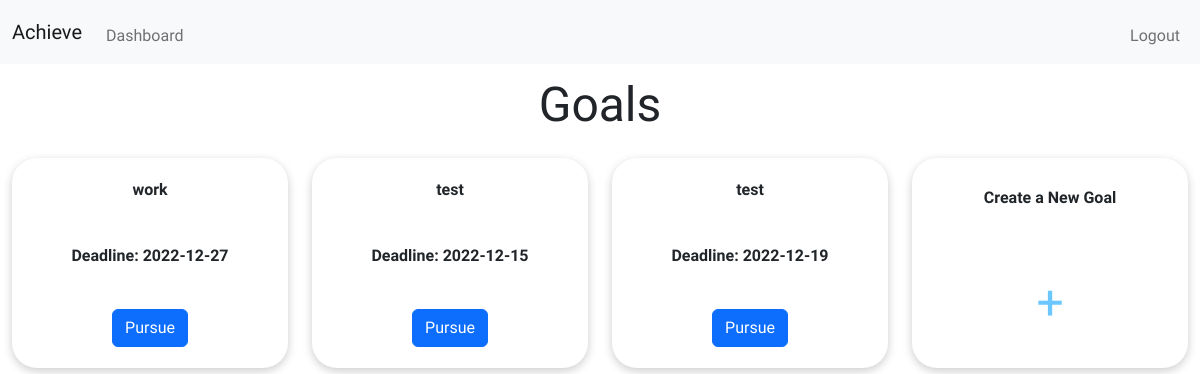
The app's page /dashboard (signed in), older data.
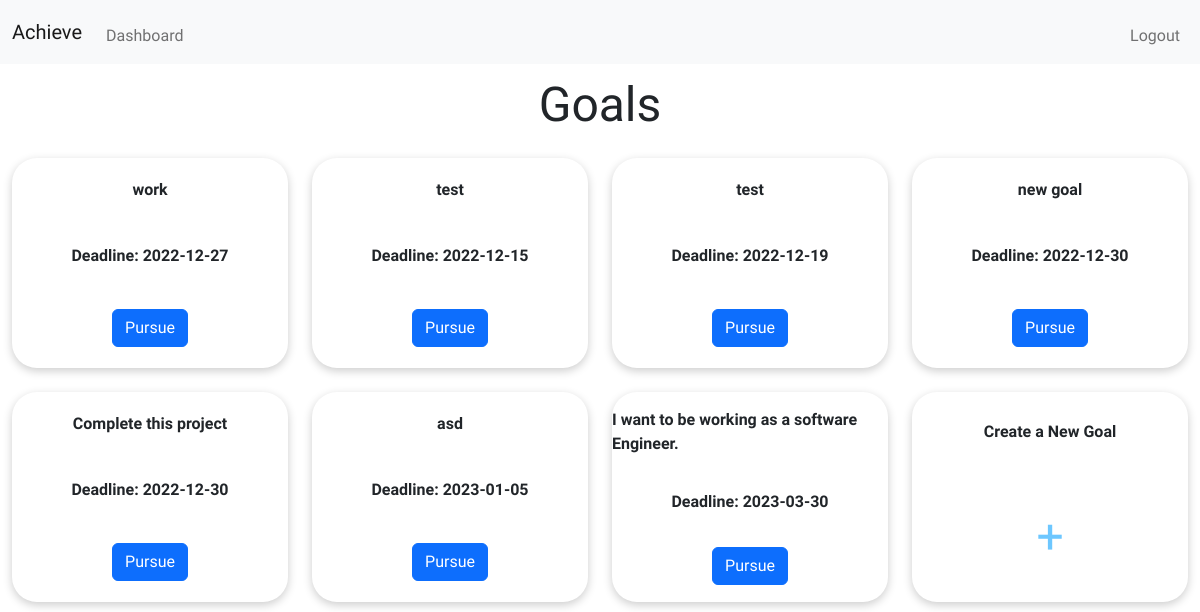
The same page, newer data.
### tables this page shows
CREATE TABLE goal (goal_id INTEGER PRIMARY KEY NOT NULL, goal TEXT NOT NULL, success TEXT NOT NULL, failure TEXT NOT NULL, date_created DATE, deadline DATE, id INTEGER, FOREIGN KEY (id) REFERENCES users(id));

### app.py (the view)
@app.route("/dashboard", methods = ['GET', 'POST'])
def dashboard():
    if session['user_id']:
        rows = db.execute("SELECT goal_id FROM goal WHERE id IN (?)", session["user_id"])
        rows = len(rows)
        goals = db.execute("SELECT goal, deadline, goal_id FROM goal WHERE id IN (?)", session['user_id'])
        return render_template('dashboard.html', rows=rows, goals=goals)
    return redirect('login')

### app.py (called while the page is built)
@app.after_request
def after_request(response):
    response.headers["Cache-Control"] = "no-cache, no-store, must-revalidate"
    response.headers["Expires"] = 0
    response.headers["Pragma"] = "no-cache"
    return response

### templates/dashboard.html (shortened to what this page needs)
{% extends "layout.html" %}
{% block main %}
    <h2 id ="dashboardHead">Goals</h2>
    <section class="dashboardContainer">
        {% for goal in goals %}
        <section class="dashboardChild">
            <span>{{ goal.goal}}</span>
            <span>Deadline: {{goal.deadline}}</span>
            <button data-goal-id="{{ goal.goal_id }}" id="button-{{ loop.index }}" class="btn btn-primary dash">Pursue</a>
        </section>
        {% endfor %}
        <section class="dashboardChild">
            <span>Create a New Goal</span>
            <a href="/create" id="plus">+</a>
        </section>
    </section>
{% endblock %}

### templates/layout.html (shortened to what this page needs)
<!DOCTYPE html>
<html lang="en">
    <head>
            <link href="https://cdn.jsdelivr.net/npm/bootstrap@5.2.2/dist/css/bootstrap.min.css" rel="stylesheet">
            <link rel="stylesheet" href="/static/styles.css">
    </head>
    <body>
        <header>
            <nav class="navbar navbar-expand-lg bg-light">
                <div class="container-fluid">
                    {% if session['user_id'] %}
                    <a class="navbar-brand" href="/dashboard">Achieve</a>
                    {% else %}
                    <a class="navbar-brand" href="/">Achieve</a>
                    {% endif %}
                    <div class="collapse navbar-collapse" id="navbarNav">
                        {% if session['user_id'] %}
                            <ul class="navbar-nav me-auto mt-2">
                                <li class="nav-item"><a class="nav-link " aria-current="page" href="/dashboard">Dashboard</a></li>
                            </ul>
                            <ul class="navbar-nav ms-auto mt-2">
                                <li class="nav-item"><a class="nav-link" href="/logout">Logout</a></li>
                            </ul>
                        {% else %}
                            <ul class="navbar-nav ms-auto mt-2">
                                <li class="nav-item"><a class="nav-link" href="/register">Register</a></li>
                                <li class="nav-item"><a class="nav-link" href="/login">Log In</a></li>
                            </ul>
                        {% endif %}
                  </div>
                </div>
              </nav>
        </header>
        <main>
            {% block main %}
            {% endblock %}
        </main>
    </body>
</html>

### static/styles.css (style rules this page uses)
* { margin: 0; padding: 0; box-sizing: border-box; }
body { font-family: 'Sono', 'Helvetica', sans-serif; min-height: 100vh; width: 100%; }
main { width: 100%; height: 700px; }
#dashboardHead { font-size: 3rem; text-align: center; margin: 1% 0 0 0 ; }
.dashboardContainer { display: flex; height: 100%; width: 100%; flex-flow: row wrap; justify-content: space-around; align-content: flex-start; }
.dashboardContainer section { display: flex; box-shadow: 0px 3px 10px rgba(0,0,0, 0.2) ; border-radius: 25px; height: 30%; width: 23%; margin: 2% 0 0 0 ; flex-flow: column wrap; justify-content: space-around; align-items: center; }
.dashboardChild span { font-size: 1rem; font-weight: 700; }
.dashboardChild a { font-size: 1.2rem; text-decoration: none; color: rgb(109, 199, 255); }
#plus { font-size: 3rem; }

Row changes from the older to the newer data that the page shows:
added goal: goal "new goal", deadline "2022-12-30"
added goal: goal "Complete this project", deadline "2022-12-30"
added goal: goal "asd", deadline "2023-01-05"
added goal: goal "I want to be working as a software Engineer.", deadline "2023-03-30"
